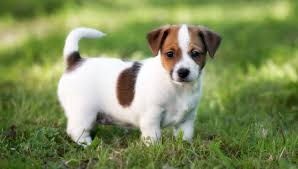
#> input picture imgs/perro.jpeg, 298 x 169 px
$ jupyter execute 7_Contours.ipynb
#> lines starting #> are read from the running program, lines starting #| are printed output that depends on the picture; after the words box and inside, x2 and y2 are one past the last pixel; in counts of white or black regions, pixels touching at a corner belong together; long printed decimals are rounded
# 7. Contours

[cell 1]
import cv2
import numpy as np
import matplotlib.pyplot as plt
import imutils

## Steps:

1. Image to grayscale
2. blurr image to reduce high frequency noise to make the contour detection proccess more accurate.
3. Apply threshold (binarization of the image). Typically edge detection and thresholding are used in this process.

[cell 2]
image = cv2.imread('imgs/perro.jpeg')
#> image is the input picture: shape (169, 298, 3); mean B, G, R 92.6, 142.6, 129.3
image_original = image.copy()
image_copy = image.copy()
gray = cv2.cvtColor(image, cv2.COLOR_BGR2GRAY)
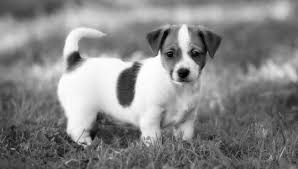
#> gray: shape (169, 298); min 0, max 255, mean 132.9
blurred = cv2.GaussianBlur(gray, (5, 5), 0)
thresh = cv2.threshold(blurred, 60, 255, cv2.THRESH_BINARY)[1]
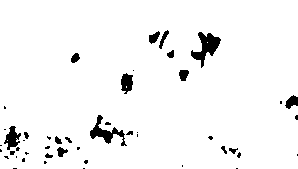
#> thresh: shape (169, 298); 95.8% white; 47 black regions (29 under 20 px)

[cell 3]
# show thresholded image
fig, axes = plt.subplots(1, 3, figsize=(48, 24))
axes[0].imshow(image, cmap='gray', vmin=0, vmax=255)
axes[0].set_title('Original image')
axes[1].imshow(blurred, cmap='gray', vmin=0, vmax=255)
axes[1].set_title('Blurred')
axes[2].imshow(thresh, cmap='gray', vmin=0, vmax=255)
axes[2].set_title('Thresh')
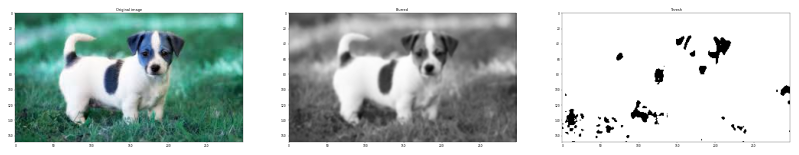
#> figure drawn by matplotlib, 3 panels; B, G, R data is drawn as R, G, B

Once the image is *binarized*, the shapes are represented as a white foreground on a black background.

Next step is to find the location of these white regions using contour detection:

**_note:_** `findContours` is performed in a copy of the thresholded image.

[cell 4]
# Find contours in the thresholded image
cnts = cv2.findContours(thresh.copy(), cv2.RETR_EXTERNAL, cv2.CHAIN_APPROX_SIMPLE)
#> cnts = 1 contour; box (x1, y1, x2, y2) and area: (0, 0, 298, 169) 49739

# Grab the appropriate tuple value based on whether
# we are using OpenCV 2.4, 3, or 4.
cnts = imutils.grab_contours(cnts)

# (image,contours,number of contours (-1 = all),color to draw, width (-1 =filled)
cv2.drawContours(image, cnts, -1, (0, 255, 0), 8)
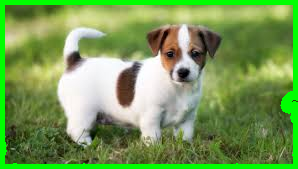
#> image: shape (169, 298, 3); 9.59% of pixels changed, all inside (x1, y1, x2, y2) = (0, 0, 298, 169)

# show thresholded image
fig, axes = plt.subplots(1, 1, figsize=(48, 24))
axes.imshow(image, cmap='gray', vmin=0, vmax=255)
axes.set_title('Original image contoured')

As it is visible, there is one contour in the bottom left. So now we want to eliminate it.

For this task, we will use the area to determine wether the contour is big/small enough to be a polygon.

First, we print all the contours area to determine the average area and find the small contour area.

[cell 5]
# draw the contour and center of the shape on the image


for contour in cnts:
        area = cv2.contourArea(contour)
        print(area)
#> this loop made 1 pass
#> area on pass 1: 49739
#| 49739.0

def clean_contours_by_area(contours, min_size, max_size, min_circularity):
    """filter all contours by size to prevent noise"""
#> called with min_size = 500, max_size = 100000, min_circularity = 0.5
    filtred_contours  = []
    for contour in contours:
        area = cv2.contourArea(contour)
        if (area < max_size) & (area > min_size):
            perimeter = cv2.arcLength(contour, True)
            filtred_contours.append(contour)
#> this loop made 1 pass
#> (area, perimeter) on pass 1: (49739, 970.1)
#> after the loop, filtred_contours has the same summary as cnts outside clean_contours_by_area
    return filtred_contours

cnts_filtred = clean_contours_by_area(cnts,500,100000,0.5)
#> cnts_filtred has the same summary as cnts
cv2.drawContours(image_copy, cnts_filtred, -1, (0, 255, 0), 8)

print('Number of contours found: ',len(cnts_filtred))
#| Number of contours found:  1


# show image
fig, axes = plt.subplots(1, 1, figsize=(48, 24))
axes.imshow(image_copy, cmap='gray', vmin=0, vmax=255)
axes.set_title('Original image contoured')

Now, we will put the center of each polygon and text in the image:

[cell 6]
i= 0
for c in cnts_filtred:
    i+=1
    # compute the center of the contour
    M = cv2.moments(c)
    cX = int(M["m10"] / M["m00"])
    cY = int(M["m01"] / M["m00"])

    # draw the contour and center of the shape on the image
    cv2.circle(image_copy, (cX, cY), 7, (255, 255, 255), -1)
    cv2.putText(image_copy, str(i), (cX - 20, cY - 20),
        cv2.FONT_HERSHEY_SIMPLEX, 0.5, (255, 255, 255), 2)
#> this loop made 1 pass
#> (i, cX, cY) on pass 1: (1, 148, 83)
#> image_copy: shape (169, 298, 3); 0.38% of pixels changed, all inside (x1, y1, x2, y2) = (130, 52, 156, 91)
#> after the loop, i = 1

    # show the image
    # cv2.imshow("Image", image_copy)
    # cv2.waitKey(0)

# show image
fig, axes = plt.subplots(1, 1, figsize=(48, 24))
axes.imshow(image_copy, cmap='gray', vmin=0, vmax=255)
axes.set_title('Original image contoured')

After put

[cell 7]
def calc_circularity(area, perimeter):
    return (4 * np.pi * area) / (perimeter * perimeter)

def clean_contours_by_circularity(contours, min_circularity):
    """filter all contours by size and circularity to prevent noise"""
#> called with min_circularity = 0.2
    filtred_contours  = []
    for contour in contours:
        perimeter = cv2.arcLength(contour, True)
        circularity = calc_circularity(area, perimeter)
        M = cv2.moments(contour)
        cX = int(M["m10"] / M["m00"])
        cY = int(M["m01"] / M["m00"])
        print(circularity)
        if circularity > min_circularity:
            cv2.putText(image_original, str('{:.2f}'.format(circularity)), (cX - 20, cY - 20),cv2.FONT_HERSHEY_SIMPLEX, 0.5, (255, 255, 255), 2)
            filtred_contours.append(contour)
#> this loop made 1 pass
#> (perimeter, circularity, cX, cY) on pass 1: (970.1, 0.664, 148, 83)
#| 0.6642
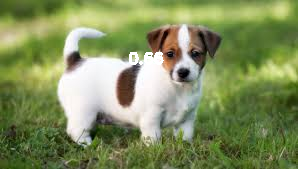
#> image_original: shape (169, 298, 3); 0.55% of pixels changed, all inside (x1, y1, x2, y2) = (129, 52, 164, 65)
#> after the loop, filtred_contours has the same summary as cnts outside clean_contours_by_circularity
    return filtred_contours


cnts_filtred_circularity = clean_contours_by_circularity(cnts_filtred,0.2)
#> cnts_filtred_circularity has the same summary as cnts
cv2.drawContours(image_original, cnts_filtred_circularity, -1, (0, 255, 0), 8)
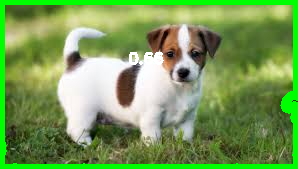
#> image_original: shape (169, 298, 3); 9.59% of pixels changed, all inside (x1, y1, x2, y2) = (0, 0, 298, 169)


# definimos por forma, circulos, cuadrados, rectangulos, pentagonos, triangulos


# show image
fig, axes = plt.subplots(1, 1, figsize=(24, 24))
axes.imshow(image_original, cmap='gray', vmin=0, vmax=255)
axes.set_title('Original image contoured')
